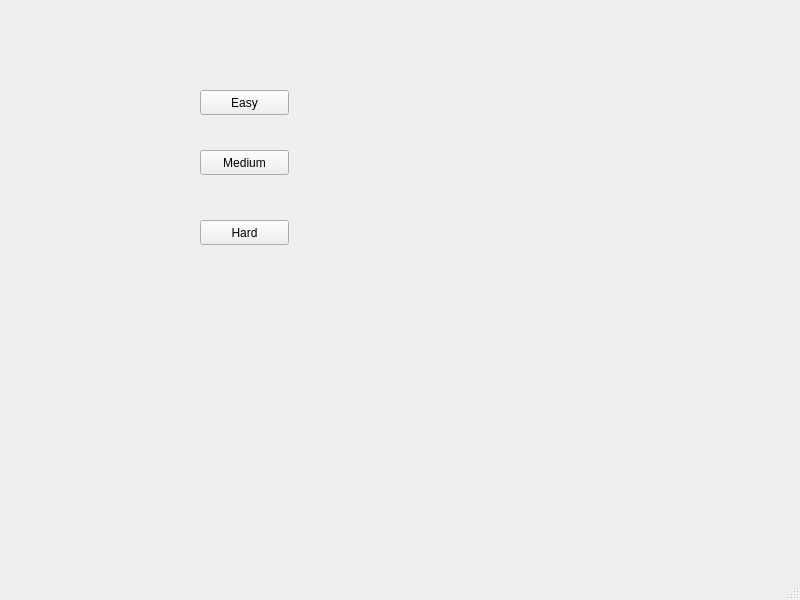
<?xml version="1.0" encoding="UTF-8"?>
<ui version="4.0">
 <class>MainWindow</class>
 <widget class="QMainWindow" name="MainWindow">
  <property name="geometry">
   <rect>
    <x>0</x>
    <y>0</y>
    <width>800</width>
    <height>600</height>
   </rect>
  </property>
  <property name="windowTitle">
   <string>MainWindow</string>
  </property>
  <widget class="QWidget" name="centralwidget">
   <widget class="QPushButton" name="pushButton">
    <property name="geometry">
     <rect>
      <x>200</x>
      <y>90</y>
      <width>89</width>
      <height>25</height>
     </rect>
    </property>
    <property name="text">
     <string>Easy</string>
    </property>
   </widget>
   <widget class="QPushButton" name="pushButton_2">
    <property name="geometry">
     <rect>
      <x>200</x>
      <y>150</y>
      <width>89</width>
      <height>25</height>
     </rect>
    </property>
    <property name="text">
     <string>Medium</string>
    </property>
   </widget>
   <widget class="QPushButton" name="pushButton_3">
    <property name="geometry">
     <rect>
      <x>200</x>
      <y>220</y>
      <width>89</width>
      <height>25</height>
     </rect>
    </property>
    <property name="text">
     <string>Hard</string>
    </property>
   </widget>
  </widget>
  <widget class="QMenuBar" name="menubar">
   <property name="geometry">
    <rect>
     <x>0</x>
     <y>0</y>
     <width>800</width>
     <height>22</height>
    </rect>
   </property>
  </widget>
  <widget class="QStatusBar" name="statusbar"/>
 </widget>
 <resources/>
 <connections/>
</ui>
